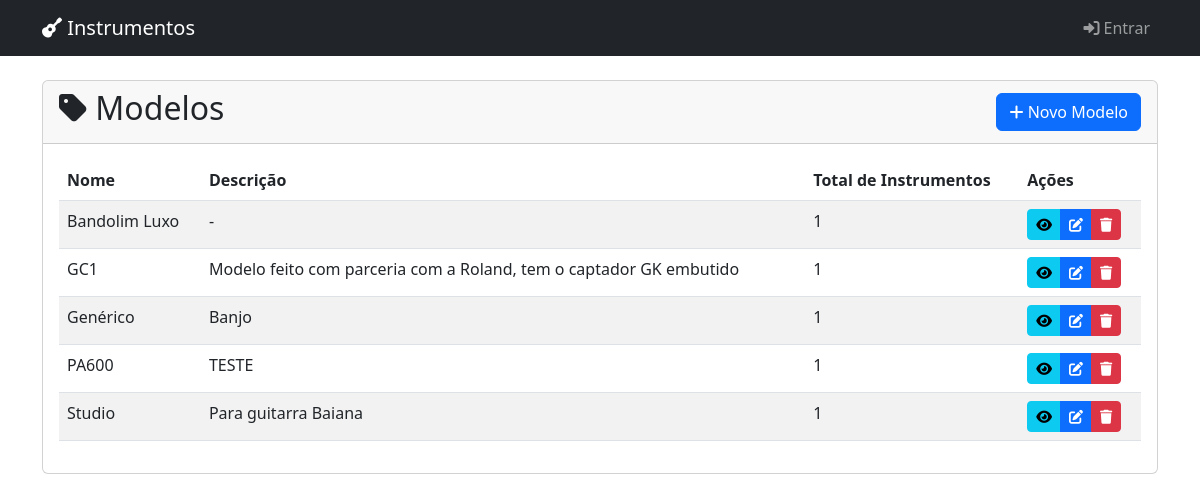
The page /modelos/ on the database its author committed.
### instrumentos/models.py (models this page shows, shortened)
class Modelo(models.Model):
    nome = models.CharField(max_length=100)
    descricao = models.TextField(blank=True)
    class Meta:
        verbose_name = 'Modelo'
        verbose_name_plural = 'Modelos'

### instrumentos/views.py (the view)
# urls.py: path('modelos/', views.lista_modelos, name='lista_modelos'),
def lista_modelos(request):
    modelos = Modelo.objects.all().order_by('nome')
    return render(request, 'instrumentos/modelos/lista.html', {
        'modelos': modelos
    })

### instrumentos/templates/instrumentos/modelos/lista.html (shortened to what this page needs)
{% extends 'base.html' %}
{% block content %}
<div class="card">
    <div class="card-header d-flex justify-content-between align-items-center">
        <h2>
            <i class="fas fa-tag"></i> Modelos
        </h2>
        <a href="{% url 'novo_modelo' %}" class="btn btn-primary">
            <i class="fas fa-plus"></i> Novo Modelo
        </a>
    </div>
    <div class="card-body">
        {% if modelos %}
        <div class="table-responsive">
            <table class="table table-striped table-hover">
                <thead>
                    <tr>
                        <th>Nome</th>
                        <th>Descrição</th>
                        <th>Total de Instrumentos</th>
                        <th>Ações</th>
                    </tr>
                </thead>
                <tbody>
                    {% for modelo in modelos %}
                    <tr>
                        <td>{{ modelo.nome }}</td>
                        <td>{{ modelo.descricao|default:"-" }}</td>
                        <td>{{ modelo.instrumento_set.count }}</td>
                        <td>
                            <div class="btn-group" role="group">
                                <a href="{% url 'detalhe_modelo' pk=modelo.pk %}" class="btn btn-sm btn-info"
                                    title="Ver detalhes">
                                    <i class="fas fa-eye"></i>
                                </a>
                                <a href="{% url 'editar_modelo' pk=modelo.pk %}" class="btn btn-sm btn-primary"
                                    title="Editar">
                                    <i class="fas fa-edit"></i>
                                </a>
                                <button type="button" class="btn btn-sm btn-danger" title="Excluir"
                                    data-bs-toggle="modal" data-bs-target="#deleteModal{{ modelo.id }}">
                                    <i class="fas fa-trash"></i>
                                </button>
                            </div>
                        </td>
                    </tr>
                    {% endfor %}
                </tbody>
            </table>
        </div>
        {% else %}
        <div class="alert alert-info">
            <i class="fas fa-info-circle"></i> Nenhum modelo cadastrado.
        </div>
        {% endif %}
    </div>
</div>
{% endblock %}

### rows shown on the page
Modelo: nome "Bandolim Luxo", descricao "-", instrumento_set.count "1"
Modelo: nome "GC1", descricao "Modelo feito com parceria com a Roland, tem o captador GK embutido", instrumento_set.count "1"
Modelo: nome "Genérico", descricao "Banjo", instrumento_set.count "1"
Modelo: nome "PA600", descricao "TESTE", instrumento_set.count "1"
Modelo: nome "Studio", descricao "Para guitarra Baiana", instrumento_set.count "1"
